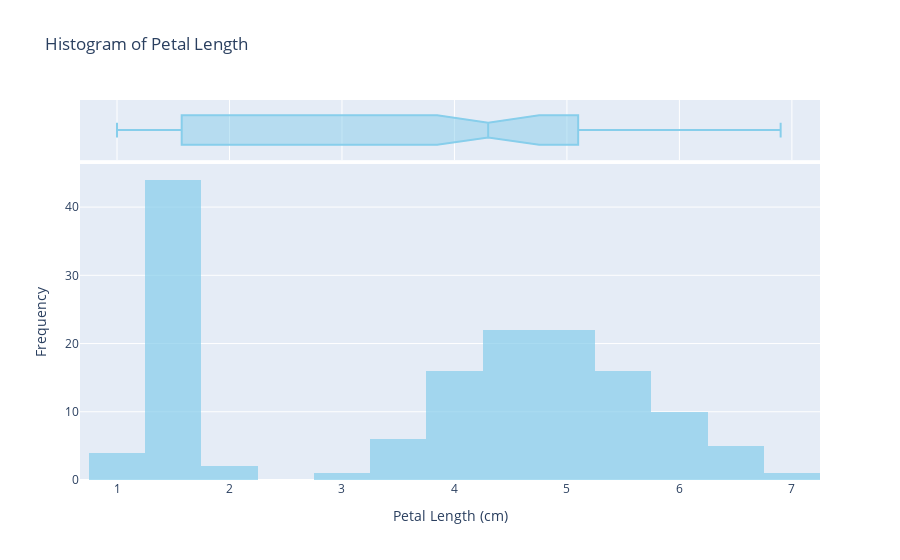

Here is the notebook cell this chart was saved with:
### Code cell
# Create histogram with Plotly Express
fig = px.histogram(
    data_cleaned, 
    x='petal length',
    nbins=20,
    title='Histogram of Petal Length',
    color_discrete_sequence=['skyblue'],
    opacity=0.7,
    marginal='box'  # Adds a box plot above the histogram
)
fig.update_layout(
    xaxis_title='Petal Length (cm)',
    yaxis_title='Frequency'
)
fig.show()

### Figure 1 — Plotly figure (JSON) as saved in the notebook; plotly's stock layout.template omitted (floating-point values rounded to 4 significant figures; data arrays with more than 128 entries replaced by an {"elided": "..."} marker saying what was removed)
{"data": [{"alignmentgroup": "True", "bingroup": "x", "hovertemplate": "petal length=%{x}<br>count=%{y}<extra></extra>", "legendgroup": "", "marker": {"color": "skyblue", "opacity": 0.7, "pattern": {"shape": ""}}, "name": "", "nbinsx": 20, "offsetgroup": "", "orientation": "v", "showlegend": false, "type": "histogram", "x": {"elided": "149 float values"}, "xaxis": "x", "yaxis": "y"}, {"alignmentgroup": "True", "hovertemplate": "petal length=%{x}<extra></extra>", "legendgroup": "", "marker": {"color": "skyblue"}, "name": "", "notched": true, "offsetgroup": "", "showlegend": false, "type": "box", "x": {"elided": "149 float values"}, "xaxis": "x2", "yaxis": "y2"}], "layout": {"barmode": "relative", "legend": {"tracegroupgap": 0}, "title": {"text": "Histogram of Petal Length"}, "xaxis": {"anchor": "y", "domain": [0, 1], "title": {"text": "Petal Length (cm)"}}, "xaxis2": {"anchor": "y2", "domain": [0, 1], "matches": "x", "showgrid": true, "showticklabels": false}, "yaxis": {"anchor": "x", "domain": [0, 0.8316], "title": {"text": "Frequency"}}, "yaxis2": {"anchor": "x2", "domain": [0.8416, 1], "matches": "y2", "showgrid": false, "showline": false, "showticklabels": false, "ticks": ""}}}
